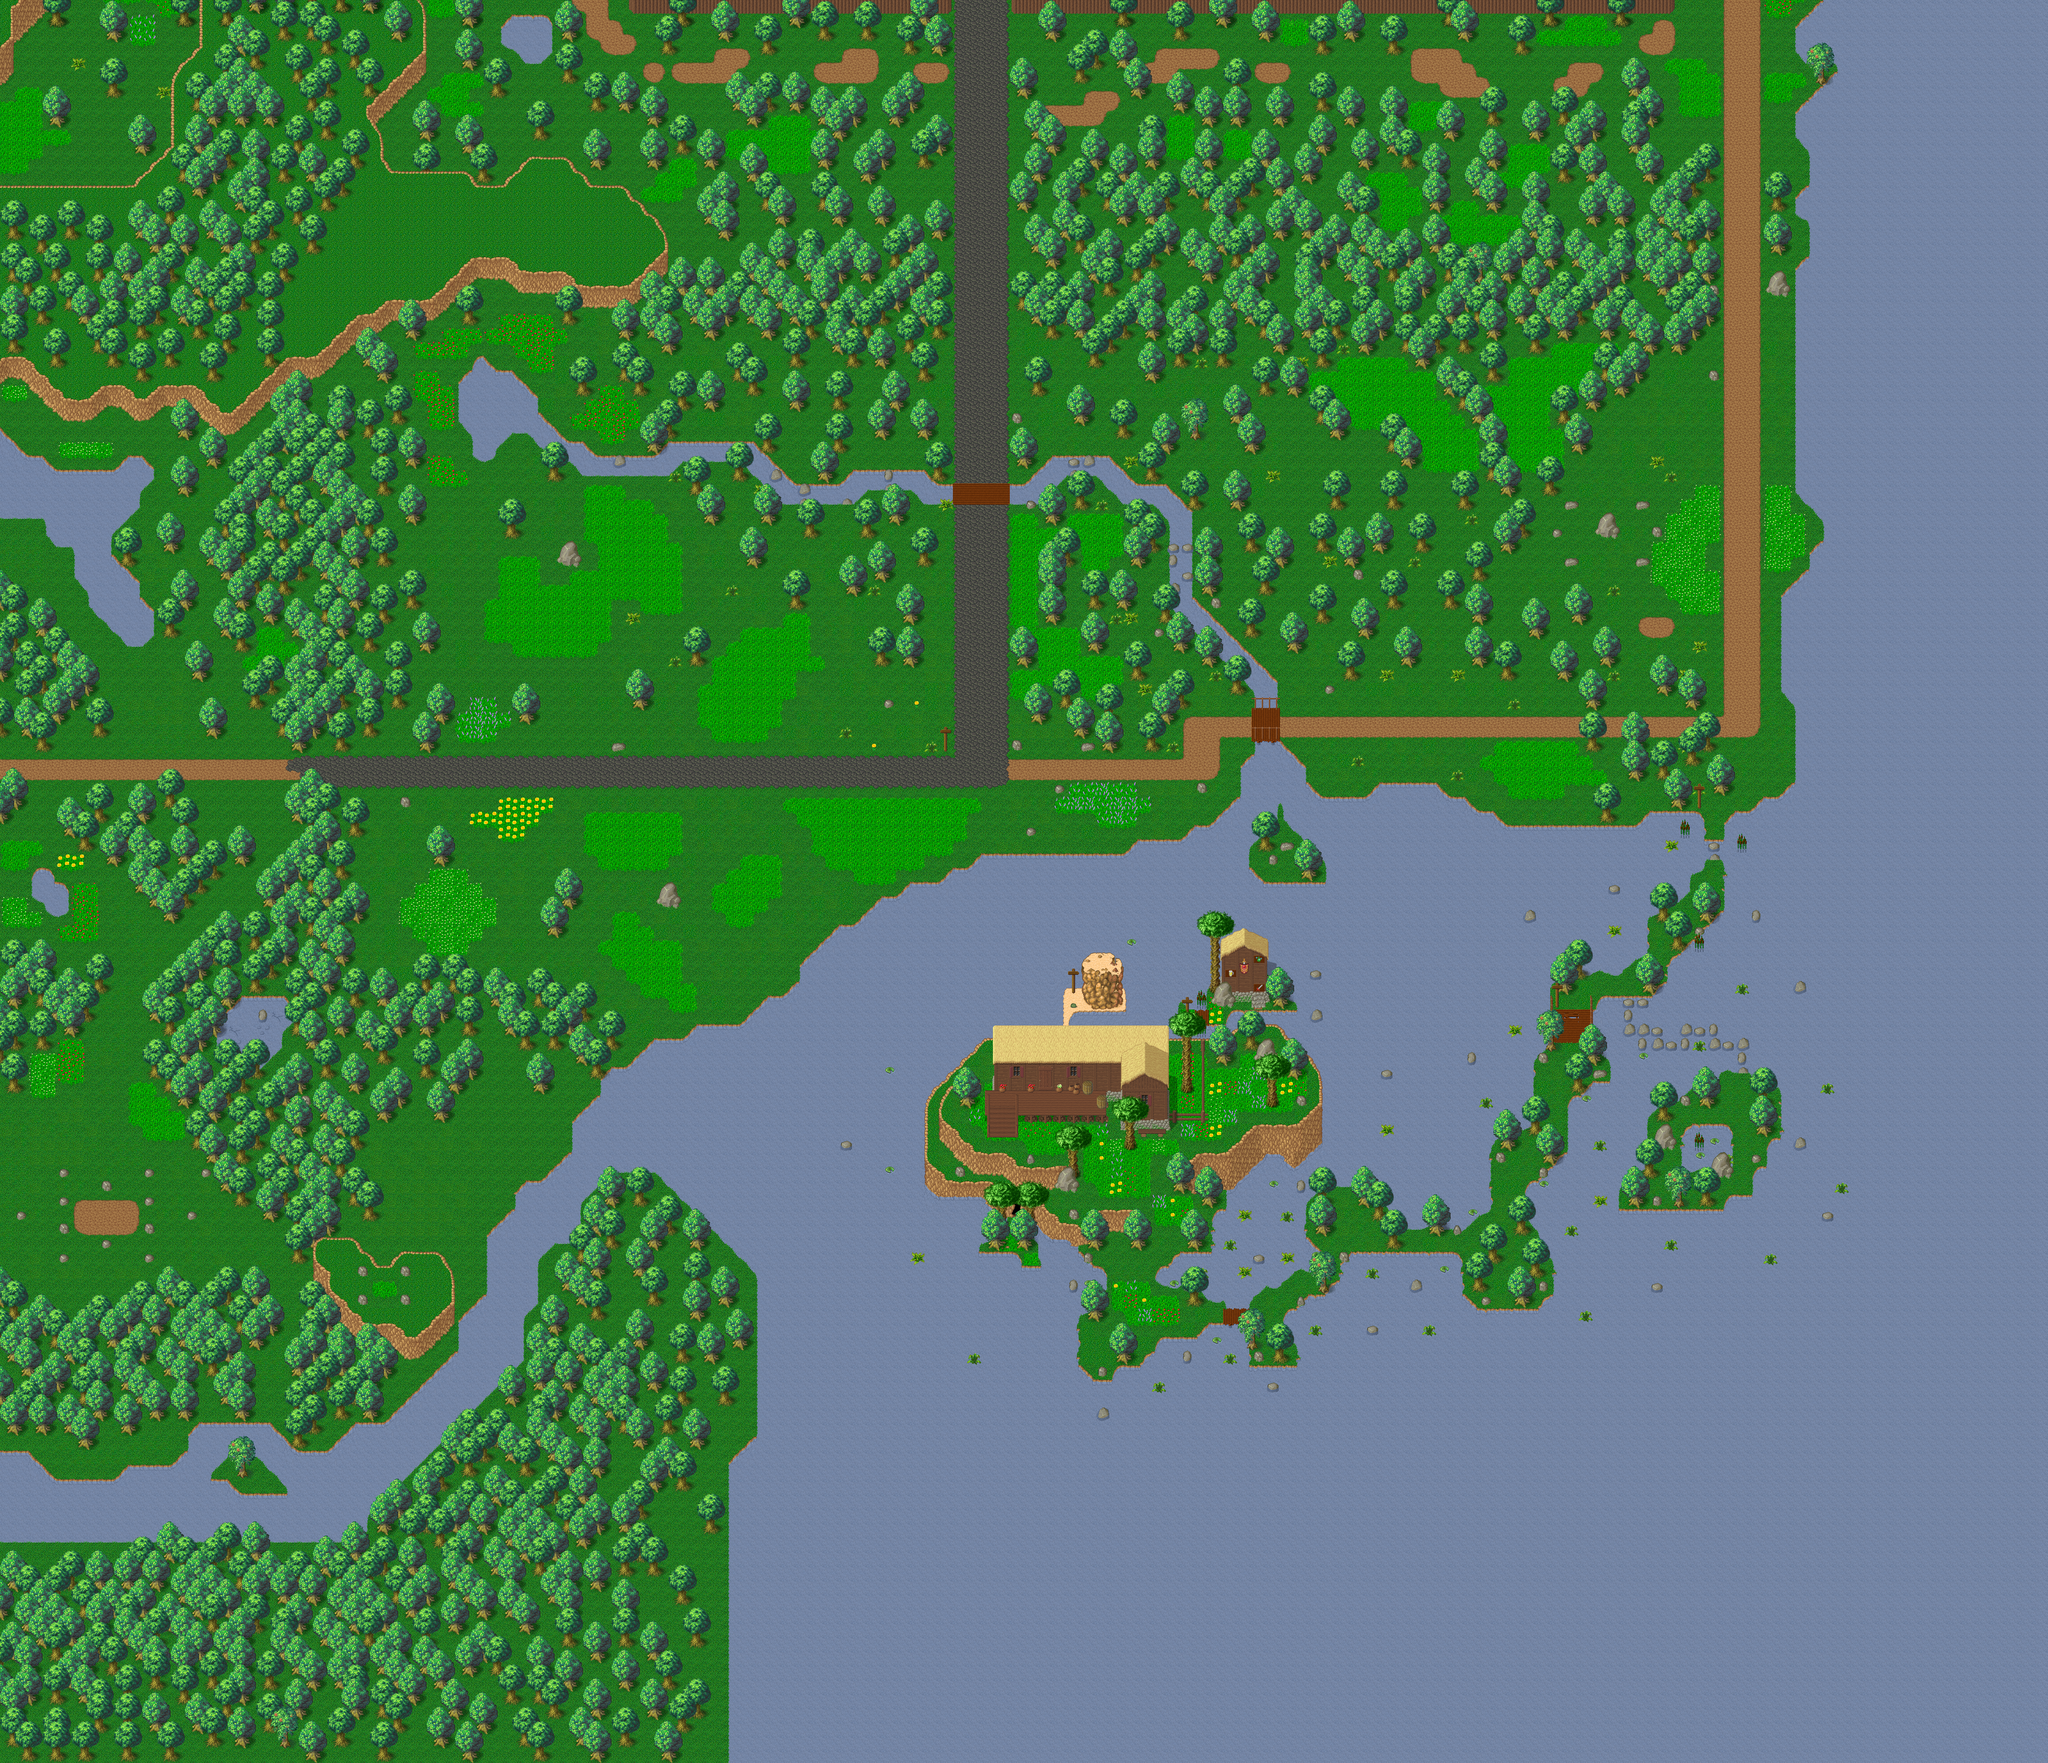

Rendered tile map (Tiled .tmx) drawn with the repository's tilesets; below, a short description and the map source with its tile grids summarised:
An orthogonal 144x124 tile map with 32x32 px tiles, 6 tile layers (Ground1, Ground2, Ground3, Fringe, ...), 1 hidden layer not drawn, 9 tilesets and 18 objects (12x spawn, 4x warp, 2x particle_effect).

<map version="1.10" tiledversion="1.10.2" orientation="orthogonal" renderorder="right-down" width="144" height="124" tilewidth="32" tileheight="32" infinite="0" nextlayerid="9" nextobjectid="20">
 <properties>
  <property name="minimap" value="graphics/minimaps/007-1.png" />
  <property name="music" value="the-forest.ogg" />
  <property name="name" value="Woodland" />
  <property name="overlay0image" value="graphics/images/ambient/clouds.png" />
  <property name="overlay0parallax" value="1.0" />
  <property name="overlay0scrollX" value="0.2" />
  <property name="overlay0scrollY" value="0.1" />
 </properties>
 <tileset firstgid="1" source="../tilesets/collision.tsx" />
 <tileset firstgid="3" source="../tilesets/woodland_ground.tsx" />
 <tileset firstgid="259" source="../tilesets/woodland_x2.tsx" />
 <tileset firstgid="291" source="../tilesets/woodland_x3.tsx" />
 <tileset firstgid="323" source="../tilesets/woodland_indoor.tsx" />
 <tileset firstgid="579" source="../tilesets/woodland_village.tsx" />
 <tileset firstgid="835" source="../tilesets/woodland_village_x2.tsx" />
 <tileset firstgid="851" source="../tilesets/desert1.tsx" />
 <tileset firstgid="1107" source="../tilesets/trans_woodland_desert.tsx" />
 <layer id="1" name="Ground1" width="144" height="124">
  <data>[17856 cells, 17856 non-empty, 143 distinct tile ids]</data>
 </layer>
 <layer id="2" name="Ground2" width="144" height="124">
  <data>[17856 cells, 992 non-empty, 107 distinct tile ids]</data>
 </layer>
 <layer id="3" name="Ground3" width="144" height="124">
  <data>[17856 cells, 66 non-empty, 44 distinct tile ids]</data>
 </layer>
 <layer id="4" name="Fringe" width="144" height="124">
  <data>[17856 cells, 3052 non-empty, 18 distinct tile ids]</data>
 </layer>
 <layer id="5" name="Over1" width="144" height="124">
  <data>[17856 cells, 134 non-empty, 41 distinct tile ids]</data>
 </layer>
 <layer id="6" name="Over2" width="144" height="124">
  <data>[17856 cells, 2 non-empty, 2 distinct tile ids]</data>
 </layer>
 <layer id="7" name="Collision" width="144" height="124" visible="0">
  <data>[17856 cells, 14090 non-empty, 1 distinct tile ids]</data>
 </layer>
 <objectgroup id="8" name="Objects">
  <object id="1" name="To Woodland" type="warp" x="641" y="1696" width="32" height="64">
   <properties>
    <property name="dest_map" value="010-1" />
    <property name="dest_x" value="130" />
    <property name="dest_y" value="53" />
   </properties>
  </object>
  <object id="2" name="To Hurnscald Outskirts" type="warp" x="2144" y="672" width="128" height="32">
   <properties>
    <property name="dest_map" value="008-1" />
    <property name="dest_x" value="78" />
    <property name="dest_y" value="101" />
   </properties>
  </object>
  <object id="3" name="To Hurnscald" type="warp" x="3872" y="640" width="96" height="32">
   <properties>
    <property name="dest_map" value="008-1" />
    <property name="dest_x" value="132" />
    <property name="dest_y" value="98" />
   </properties>
  </object>
  <object id="4" name="PinkFlower" type="spawn" x="0" y="0">
   <properties>
    <property name="death" value="30000" />
    <property name="max_beings" value="17" />
    <property name="monster_id" value="12" />
    <property name="spawn" value="100000" />
   </properties>
  </object>
  <object id="5" name="SpikyMushroom" type="spawn" x="0" y="0">
   <properties>
    <property name="death" value="30000" />
    <property name="max_beings" value="15" />
    <property name="monster_id" value="17" />
    <property name="spawn" value="100000" />
   </properties>
  </object>
  <object id="6" name="Snail" type="spawn" x="0" y="0">
   <properties>
    <property name="death" value="30000" />
    <property name="max_beings" value="25" />
    <property name="monster_id" value="39" />
    <property name="spawn" value="100000" />
   </properties>
  </object>
  <object id="7" name="MauvePlant" type="spawn" x="0" y="0">
   <properties>
    <property name="death" value="180000" />
    <property name="max_beings" value="3" />
    <property name="monster_id" value="27" />
    <property name="spawn" value="270000" />
   </properties>
  </object>
  <object id="8" name="GambogePlant" type="spawn" x="0" y="0">
   <properties>
    <property name="death" value="1800000" />
    <property name="max_beings" value="1" />
    <property name="monster_id" value="29" />
    <property name="spawn" value="2700000" />
   </properties>
  </object>
  <object id="9" name="Silkworm" type="spawn" x="0" y="0">
   <properties>
    <property name="death" value="30000" />
    <property name="max_beings" value="2" />
    <property name="monster_id" value="33" />
    <property name="spawn" value="60000" />
   </properties>
  </object>
  <object id="10" name="CloverPatch" type="spawn" x="0" y="0">
   <properties>
    <property name="death" value="1000" />
    <property name="max_beings" value="2" />
    <property name="monster_id" value="35" />
   </properties>
  </object>
  <object id="11" name="Squirrel" type="spawn" x="0" y="0">
   <properties>
    <property name="death" value="20" />
    <property name="max_beings" value="25" />
    <property name="monster_id" value="36" />
    <property name="spawn" value="30" />
   </properties>
  </object>
  <object id="12" name="Butterfly" type="spawn" x="0" y="0">
   <properties>
    <property name="death" value="20" />
    <property name="max_beings" value="10" />
    <property name="monster_id" value="53" />
    <property name="spawn" value="30" />
   </properties>
  </object>
  <object id="17" name="MegaManaBug" type="spawn" x="2336" y="2528" width="352" height="192">
   <properties>
    <property name="death" value="250" />
    <property name="max_beings" value="2" />
    <property name="monster_id" value="1175" />
   </properties>
  </object>
  <object id="19" name="BigFrog" type="spawn" x="0" y="0">
   <properties>
    <property name="death" value="7000" />
    <property name="max_beings" value="8" />
    <property name="monster_id" value="1182" />
    <property name="spawn" value="150000" />
   </properties>
  </object>
  <object id="18" name="SmallFrog" type="spawn" x="0" y="0">
   <properties>
    <property name="death" value="7000" />
    <property name="max_beings" value="16" />
    <property name="monster_id" value="1181" />
    <property name="spawn" value="150000" />
   </properties>
  </object>
  <object id="13" name="graphics/particles/waterfall-1x2.particle.xml" type="particle_effect" x="2474" y="2272" width="12" height="16" />
  <object id="14" name="graphics/particles/demonic-aura.particle.xml" type="particle_effect" x="2759" y="2122" />
  <object id="15" name="To Witch's Hut" type="warp" x="2336" y="2432" width="32" height="32">
   <properties>
    <property name="dest_map" value="007-2" />
    <property name="dest_x" value="34" />
    <property name="dest_y" value="34" />
   </properties>
  </object>
 </objectgroup>
</map>
